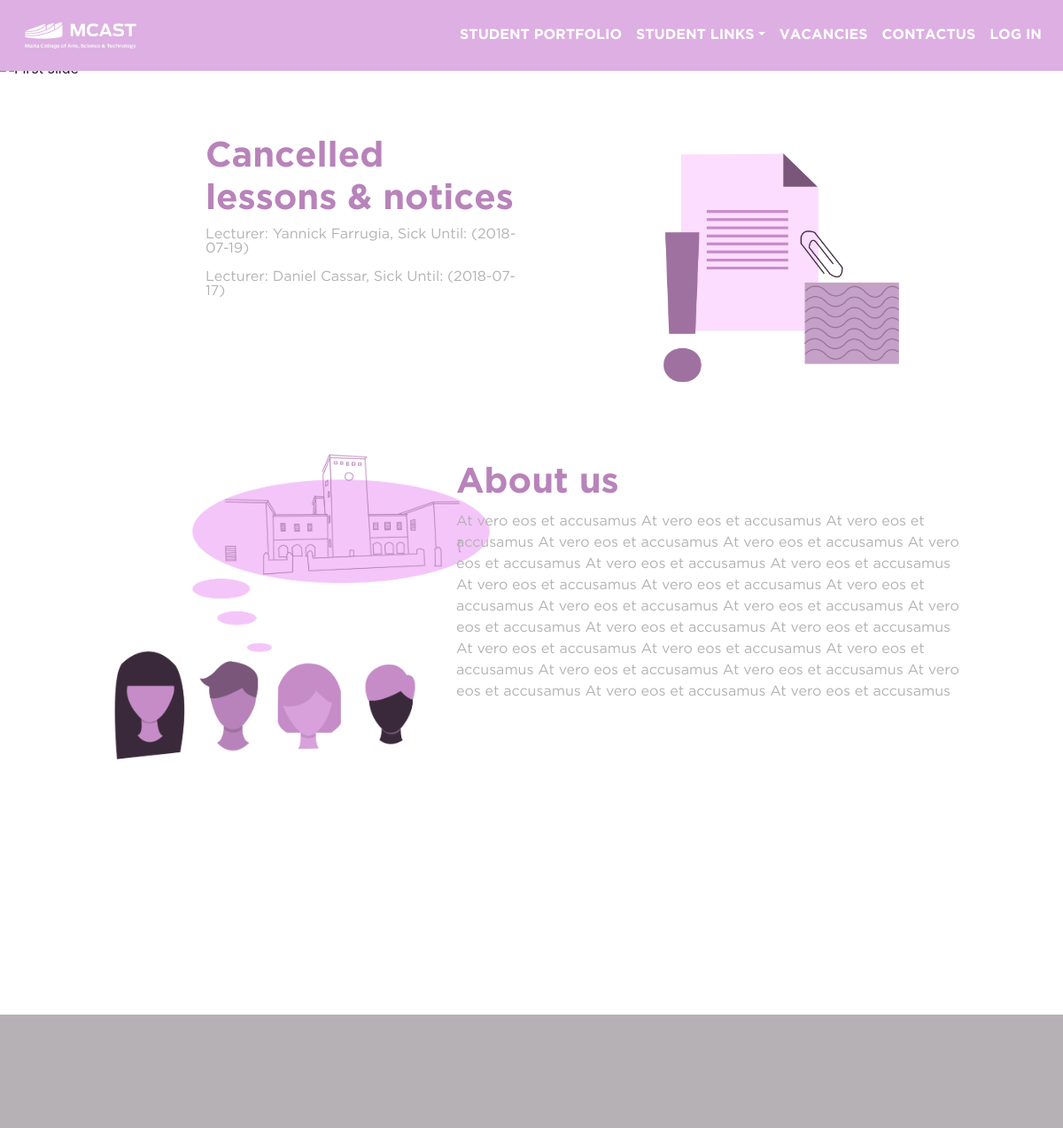
Page /ICA_WEBSITE/index.php on the earlier database version.
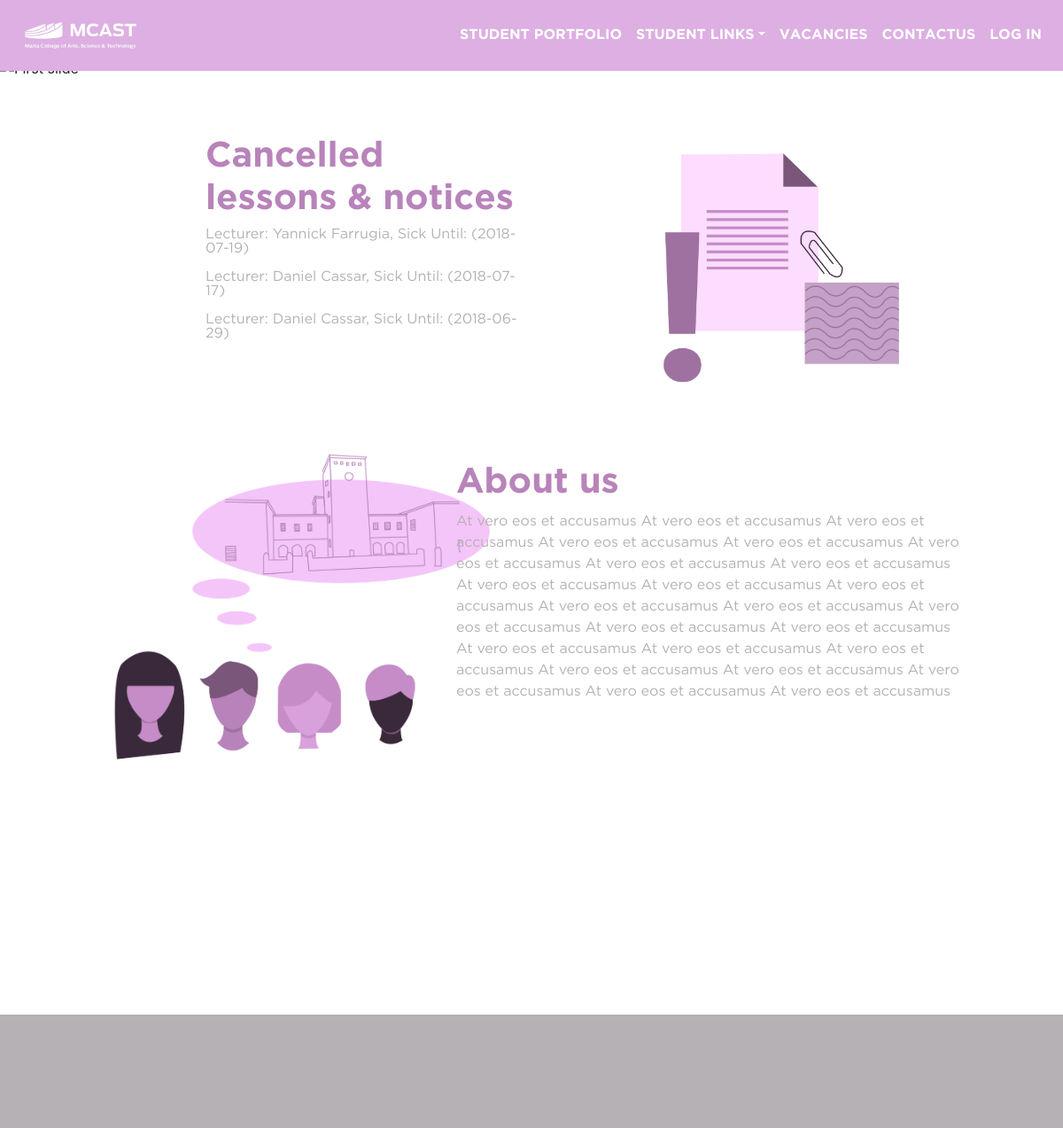
Same page on the later database version.
### tables this page shows
CREATE TABLE `tbl_sick` (
  `id` int(11) UNSIGNED NOT NULL,
  `s_name` varchar(300) NOT NULL,
  `s_surname` varchar(300) NOT NULL,
  `s_dateLong` date NOT NULL,
  `s_date` int(50) UNSIGNED NOT NULL
);

### ICA_WEBSITE/application/core/MY_Controller.php (called while the page is built, shortened)
<?php
class MY_Controller extends CI_Controller {
    protected function build($page = NULL, $param = NULL)
    {
        $this->load->view('templates/start');
        $this->load->view('navbar', $this->nav());
        if ($page != NULL)
        {
            if (is_array($page))
            {
                foreach ($page as $key => $data)
                {
                    $this->load->view($key, $data);
                }
            }
            else
            {
                $this->load->view($page, $param);
            }
        }
        $this->load->view('templates/end');
    }
    private function nav()
	{
        $nav = [];
        if($this->check_login())
        {
            $session = $this->session->userdata;
            $role = $this->session->userdata('role');
            if($role === "Admin")
            {
                $nav['STUDENT PORTFOLIO'] = 'portfolio';
                    $dropdown = [];
                    $dropdown['RESOURCES'] = 'academicResource';
                    $dropdown['ADD RESOURCE'] = 'adminAcademicResource';
                    $dropdown['DELETE RESOURCE'] = 'resourceDelete';
                    $dropdown['TIMETABLES'] = 'timetable';
                    $dropdown['ADD TIMETABLE'] = 'editTimetable';
                    $dropdown['ACCOUNTS'] = 'admin';
                    $dropdown['ADD ACCOUNT'] = 'addAccount';
                    $dropdown['VACANCY LIST'] = 'adminVacancyList';
                    $dropdown['ADD VACANCY'] = 'addVacancy';
                $nav['ADMIN LINKS'] = $dropdown;
                $nav['VACANCIES'] = 'vacancies';
                $nav['CONTACTUS'] = 'contactUs';
            }
            else if($role === "Staff")
            {
                $nav['STUDENT PORTFOLIO'] = 'portfolio';
                    $dropdown = [];
                    $dropdown['RESOURCES'] = 'academicResource';
                    $dropdown['ADD RESOURCE'] = 'adminAcademicResource';
                    $dropdown['DELETE RESOURCE'] = 'resourceDelete';
                    $dropdown['TIMETABLES'] = 'timetable';
                    $dropdown['ADD TIMETABLE'] = 'editTimetable';
                    $dropdown['VACANCY LIST'] = 'adminVacancyList';
                    $dropdown['ADD VACANCY'] = 'addVacancy';
                $nav['STAFF LINKS'] = $dropdown;
                $nav['VACANCIES'] = 'vacancies';
                $nav['CONTACTUS'] = 'contactUs';
            }
            else if($role === "Lecturer")
            {
                $nav['STUDENT PORTFOLIO'] = 'portfolio';
                    $dropdown = [];
                    $dropdown['RESOURCES'] = 'academicResource';
                    $dropdown['TIMETABLES'] = 'timetable';
                    $dropdown['ADD VACANCY'] = 'addVacancy';
                    $dropdown['SICK LEAVE'] = 'sickLeave';
                $nav['LECTURER LINKS'] = $dropdown;
                $nav['VACANCIES'] = 'vacancies';
                $nav['CONTACTUS'] = 'contactUs';
            }
            else if($role === "Student")
            {
                $nav['STUDENT PORTFOLIO'] = 'portfolio';
                    $dropdown = [];
                    $dropdown['RESOURCES'] = 'academicResource';
                    $dropdown['TIMETABLES'] = 'timetable';
                $nav['STUDENT LINKS'] = $dropdown;
                $nav['VACANCIES'] = 'vacancies';
                $nav['CONTACTUS'] = 'contactUs';
                $nav[strtoupper($session['name']).' '.strtoupper($session['surname'])] = 'portfolioUser';
            }
            $nav['LOG OUT'] = 'logout';
        }
        else
        {
            $nav['STUDENT PORTFOLIO'] = 'portfolio';
                $dropdown = [];
                $dropdown['RESOURCES'] = 'academicResource';
                $dropdown['TIMETABLES'] = 'timetable';
            $nav['STUDENT LINKS'] = $dropdown;
            $nav['VACANCIES'] = 'vacancies';
            $nav['CONTACTUS'] = 'contactUs';
            $nav['LOG IN'] = 'login';
        }
		$data = array(
			'navbar'        => $nav,
			'extra'         => array(
				'class'         => 'ml-auto'
			)
        );
        return $data;
    }
    protected function check_login()
    {
        $data = $this->session->userdata;
        if(!array_key_exists('session_code',$data))
        {
            return FALSE;
        }
        return TRUE;
    }
}

### ICA_WEBSITE/application/controllers/Home.php (called while the page is built, shortened)
<?php
class Home extends MY_Controller {
	public function index()
	{
		$data = array(
			'sickLeave' =>$this->system->all_sick_print()
		);
		$this->build('home',$data);
	}
}

### ICA_WEBSITE/index.php (called while the page is built, shortened)
<?php
require_once BASEPATH.'core/CodeIgniter.php';

### ICA_WEBSITE/application/models/System_Model.php (called while the page is built, shortened)
<?php
class System_Model extends CI_Model {
    public function all_sick_print()
    {
        $currentDate = time();
        $lecturers = $this->db->select('id,s_name,s_surname,s_dateLong,s_date')
                              ->order_by('s_date', 'desc')
                              ->where('s_date >',$currentDate)
                              ->get('tbl_sick');
        return $lecturers;
    }
}

### ICA_WEBSITE/application/views/home.php (the view, shortened to what the changed rows need)
    <div class="container-fluid">
    <section>
      <div class="row">
        <div class="col-lg-4 paragraph">
          <div class="spacing">
            <h1>Cancelled lessons & notices</h1>
<?php foreach ($sickLeave->result_array() as $sick): ?>
                    <p class="notices">
                      Lecturer: <?=$sick['s_name'];?> <?=$sick['s_surname'];?>, Sick Until: (<?=$sick['s_dateLong'];?>)
                    </p>
<?php endforeach;?>
          </div>
        </div>
      </div>
    </section>
    <section>
      <div class="row">
        <div class="col-lg-6">
          <div class="spacing">
            <h1>About us</h1>
          </div>
        </div>
      </div>
  </div>

### ICA_WEBSITE/application/helpers/nav_helper.php (shortened to what the changed rows need)
<?php
if (!function_exists('navbar'))
{
    function navbar($nav = NULL, $attributes = '')
    {
        function nav_link($page, $item, $list = TRUE)
        {
            if ($list) echo '<li class="nav-item">';
            echo anchor($item, $page, array('class' => $list ? 'nav-link' : 'dropdown-item'));
            if ($list) echo '</li>';
        }
        function nav_dropdown($page, $items)
        {
            echo '<li class="nav-item dropdown">';
            echo anchor('#', $page, array('class' => 'nav-link dropdown-toggle', 'data-toggle' => 'dropdown'));
            echo '</li>';
        }
        if ($nav != NULL)
        {
            if ($attributes !== '')
    		{
    			$attributes = _stringify_attributes($attributes);
    		}
            echo '<div ' .$attributes. '>';
            echo '<ul class="navbar-nav">';
            foreach ($nav as $page => $item)
            {
                if (!is_array($item)) nav_link($page, $item);
                else nav_dropdown($page, $item);
            }
            echo '</ul>';
            echo '</div>';
        }
    }
}

Differences in the rows shown:
added tbl_sick: s_name "Daniel", s_surname "Cassar", s_dateLong "2018-06-29"
